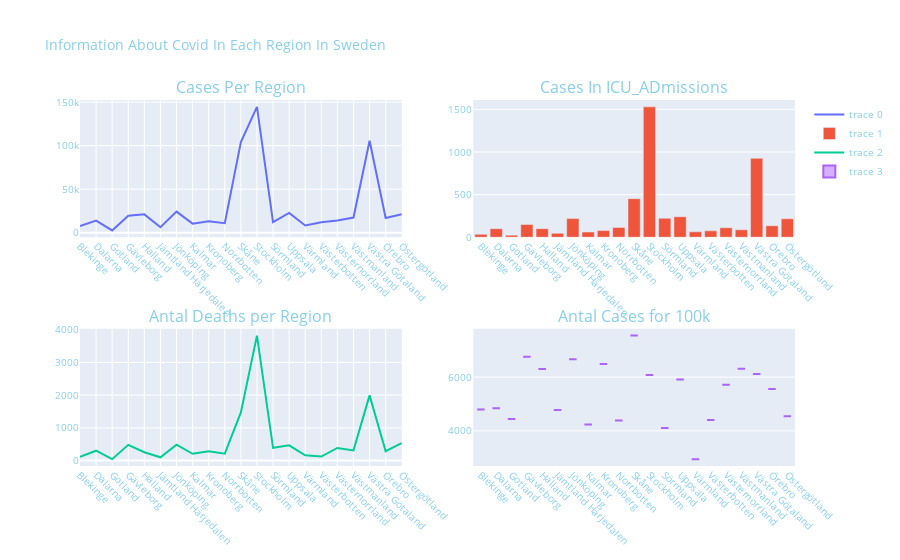
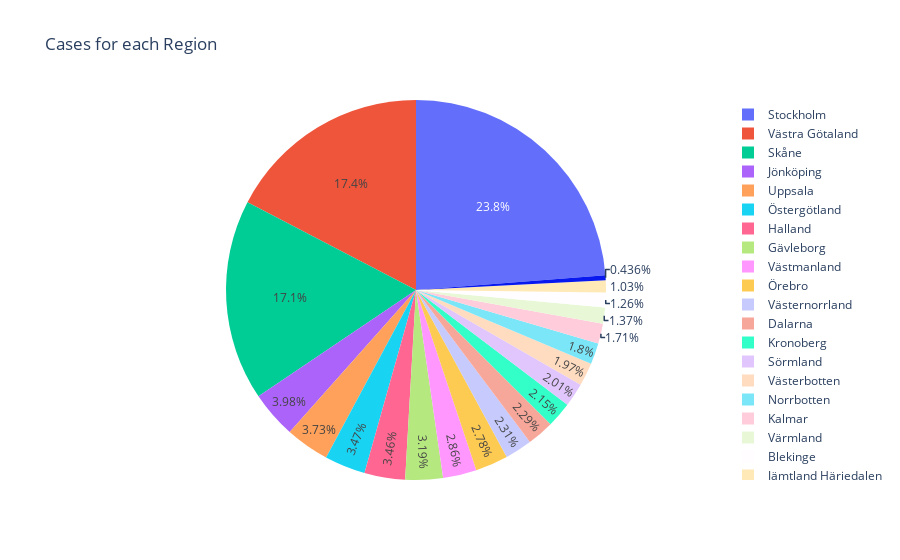

The notebook cell saved with these charts, in order:
### Code cell
import plotly.express as px 
import pandas as pd
from plotly.subplots import make_subplots
import plotly.graph_objects as go
df = pd.read_csv("Region.csv") #Read Csv
df.iloc[0:24] #För att kolla tabellerna 
Region = df["Region"] # Varibales plockar ut från kolumerna 
Cases = df["Total_Cases"]
Admin = df["Total_ICU_Admissions"]
Deaths = df["Total_Deaths"]
Casesper100k = df["Cases_per_100k_Pop"]

fig = make_subplots(rows = 2, cols = 2, subplot_titles = ("Cases Per Region", "Cases In ICU_ADmissions", "Antal Deaths per Region", "Antal Cases for 100k")) # Skapar Subplots för 4 Grafer med titels
fig.add_trace(go.Scatter( x = Region , y = Cases), row= 1, col= 1) # Lägger till en graf med Region som x och y som cases på raden 1 kolumenen 1
fig.add_trace(go.Bar( x = Region , y = Admin), row= 1, col= 2) #raden 1 och kolumenen 2 fast detta är för Deaths per region.
fig.add_trace(go.Line( x = Region, y = Deaths), row= 2, col= 1) #Ect.
fig.add_trace(go.Box( x = Region , y = Casesper100k), row= 2, col= 2)

fig.update_layout(title = "Information About Covid In Each Region In Sweden", font=dict(size = 10,color = "Skyblue"))#Title för hela subploten. och ändrar size och färgen på texterna.
fig.update_xaxes(tickangle=45, tickfont=dict(size=10)) #Ändrar X labels. Ändrar size och angel på x labelerna.
figs = px.pie(df, values = Cases, names =  Region, title = "Cases for each Region") #circle diagram
fig.show() # Show.
figs.show()

### Figure 1 — Plotly figure (JSON) as saved in the notebook; plotly's stock layout.template omitted (floating-point values rounded to 4 significant figures)
{"data": [{"type": "scatter", "x": ["Blekinge", "Dalarna", "Gotland", "Gävleborg", "Halland", "Jämtland Härjedalen", "Jönköping", "Kalmar", "Kronoberg", "Norrbotten", "Skåne", "Stockholm", "Sörmland", "Uppsala", "Värmland", "Västerbotten", "Västernorrland", "Västmanland", "Västra Götaland", "Örebro", "Östergötland"], "xaxis": "x", "y": [7646, 13942, 2650, 19426, 21052, 6249, 24236, 10391, 13080, 10977, 103958, 144522, 12214, 22684, 8320, 11957, 14034, 17408, 105596, 16934, 21135], "yaxis": "y"}, {"type": "bar", "x": ["Blekinge", "Dalarna", "Gotland", "Gävleborg", "Halland", "Jämtland Härjedalen", "Jönköping", "Kalmar", "Kronoberg", "Norrbotten", "Skåne", "Stockholm", "Sörmland", "Uppsala", "Värmland", "Västerbotten", "Västernorrland", "Västmanland", "Västra Götaland", "Örebro", "Östergötland"], "xaxis": "x2", "y": [34, 101, 24, 150, 101, 46, 219, 61, 79, 114, 453, 1530, 223, 241, 64, 75, 112, 88, 926, 135, 217], "yaxis": "y2"}, {"type": "scatter", "x": ["Blekinge", "Dalarna", "Gotland", "Gävleborg", "Halland", "Jämtland Härjedalen", "Jönköping", "Kalmar", "Kronoberg", "Norrbotten", "Skåne", "Stockholm", "Sörmland", "Uppsala", "Värmland", "Västerbotten", "Västernorrland", "Västmanland", "Västra Götaland", "Örebro", "Östergötland"], "xaxis": "x3", "y": [112, 302, 44, 482, 254, 100, 486, 207, 284, 212, 1474, 3820, 389, 467, 162, 123, 387, 311, 1993, 285, 534], "yaxis": "y3"}, {"type": "box", "x": ["Blekinge", "Dalarna", "Gotland", "Gävleborg", "Halland", "Jämtland Härjedalen", "Jönköping", "Kalmar", "Kronoberg", "Norrbotten", "Skåne", "Stockholm", "Sörmland", "Uppsala", "Värmland", "Västerbotten", "Västernorrland", "Västmanland", "Västra Götaland", "Örebro", "Östergötland"], "xaxis": "x4", "y": [4791.0, 4842.0, 4440.0, 6760.0, 6306.0, 4777.0, 6666.0, 4234.0, 6492.0, 4389.0, 7545.0, 6080.0, 4105.0, 5912.0, 2946.0, 4400.0, 5720.0, 6311.0, 6118.0, 5556.0, 4540.0], "yaxis": "y4"}], "layout": {"annotations": [{"font": {"size": 16}, "showarrow": false, "text": "Cases Per Region", "x": 0.225, "xanchor": "center", "xref": "paper", "y": 1, "yanchor": "bottom", "yref": "paper"}, {"font": {"size": 16}, "showarrow": false, "text": "Cases In ICU_ADmissions", "x": 0.775, "xanchor": "center", "xref": "paper", "y": 1, "yanchor": "bottom", "yref": "paper"}, {"font": {"size": 16}, "showarrow": false, "text": "Antal Deaths per Region", "x": 0.225, "xanchor": "center", "xref": "paper", "y": 0.375, "yanchor": "bottom", "yref": "paper"}, {"font": {"size": 16}, "showarrow": false, "text": "Antal Cases for 100k", "x": 0.775, "xanchor": "center", "xref": "paper", "y": 0.375, "yanchor": "bottom", "yref": "paper"}], "font": {"color": "Skyblue", "size": 10}, "title": {"text": "Information About Covid In Each Region In Sweden"}, "xaxis": {"anchor": "y", "domain": [0, 0.45], "tickangle": 45, "tickfont": {"size": 10}}, "xaxis2": {"anchor": "y2", "domain": [0.55, 1], "tickangle": 45, "tickfont": {"size": 10}}, "xaxis3": {"anchor": "y3", "domain": [0, 0.45], "tickangle": 45, "tickfont": {"size": 10}}, "xaxis4": {"anchor": "y4", "domain": [0.55, 1], "tickangle": 45, "tickfont": {"size": 10}}, "yaxis": {"anchor": "x", "domain": [0.625, 1]}, "yaxis2": {"anchor": "x2", "domain": [0.625, 1]}, "yaxis3": {"anchor": "x3", "domain": [0, 0.375]}, "yaxis4": {"anchor": "x4", "domain": [0, 0.375]}}}

### Figure 2 — Plotly figure (JSON) as saved in the notebook; plotly's stock layout.template omitted (floating-point values rounded to 4 significant figures)
{"data": [{"domain": {"x": [0, 1], "y": [0, 1]}, "hovertemplate": "Region=%{label}<br>Total_Cases=%{value}<extra></extra>", "labels": ["Blekinge", "Dalarna", "Gotland", "Gävleborg", "Halland", "Jämtland Härjedalen", "Jönköping", "Kalmar", "Kronoberg", "Norrbotten", "Skåne", "Stockholm", "Sörmland", "Uppsala", "Värmland", "Västerbotten", "Västernorrland", "Västmanland", "Västra Götaland", "Örebro", "Östergötland"], "legendgroup": "", "name": "", "showlegend": true, "type": "pie", "values": [7646, 13942, 2650, 19426, 21052, 6249, 24236, 10391, 13080, 10977, 103958, 144522, 12214, 22684, 8320, 11957, 14034, 17408, 105596, 16934, 21135]}], "layout": {"legend": {"tracegroupgap": 0}, "title": {"text": "Cases for each Region"}}}
